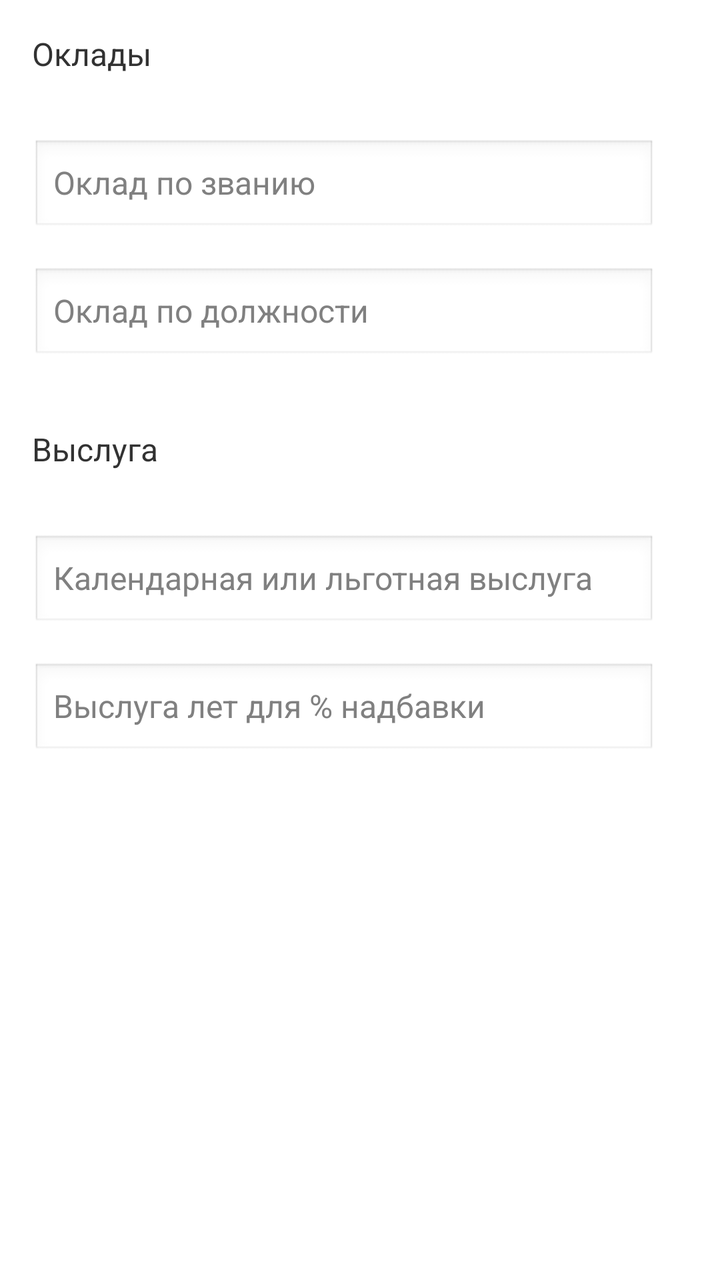
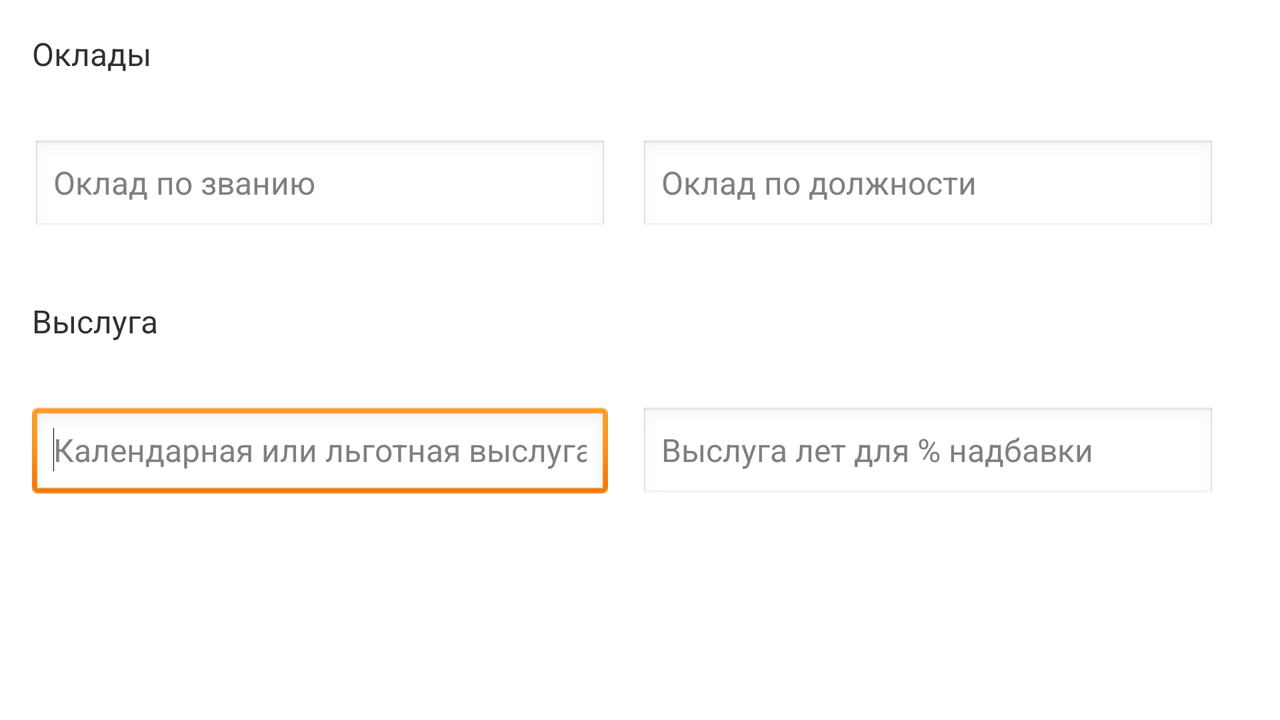

Two renders of one Android screen. The first uses the default layout on a phone; the second uses the alternative layout the repository ships for a different screen configuration, on a matching device. The two XML files are below.
<!-- AndroidManifest.xml: application theme AppTheme -->
<!-- res/layout/fragment_pens_calc.xml -->
<?xml version="1.0" encoding="utf-8"?>
<LinearLayout xmlns:android="http://schemas.android.com/apk/res/android"
    android:layout_width="match_parent"
    android:layout_height="match_parent"
    android:orientation="vertical" >

            <TextView
                android:id="@+id/txNameProcNadb"
                android:layout_width="wrap_content"
                android:layout_height="wrap_content"
                android:padding="16dp"
                android:text="@string/pcalc_oklady"
                android:textSize="@dimen/shrift_size" />

            <TableLayout
                android:layout_width="match_parent"
                android:layout_height="wrap_content"
                android:layout_margin="@dimen/activity_vertical_margin" >

                <TableRow
                    android:id="@+id/tableRow1"
                    android:layout_width="wrap_content"
                    android:layout_height="wrap_content"
                    android:layout_marginEnd="@dimen/table_margin"
                    android:layout_marginLeft="@dimen/table_margin" >

                    <EditText
                        android:id="@+id/edPOklad_zvan"
                        style="@style/PCalcTextView"
                        android:layout_weight="1"
                        android:hint="@string/pcalc_oklad_zavan"
                        android:inputType="number|numberDecimal"
                        android:digits="0123456789"
                        android:textSize="@dimen/shrift_size" />
                </TableRow>

                <TableRow
                    android:id="@+id/tableRow2"
                    android:layout_width="wrap_content"
                    android:layout_height="wrap_content"
                    android:layout_marginEnd="@dimen/table_margin"
                    android:layout_marginLeft="@dimen/table_margin" >

                    <EditText
                        android:id="@+id/edPOklad_dolg"
                        style="@style/PCalcTextView"
                        android:layout_weight="1"
                        android:hint="@string/pcalc_oklad_dolg"
                        android:inputType="number"
                        android:textSize="@dimen/shrift_size" />
                </TableRow>
            </TableLayout>

            <TextView
                android:id="@+id/txVisluga"
                android:layout_width="wrap_content"
                android:layout_height="wrap_content"
                android:padding="16dp"
                android:text="@string/pcalc_visluga"
                android:textSize="@dimen/shrift_size" />

            <TableLayout
                android:layout_width="match_parent"
                android:layout_height="wrap_content"
                android:layout_margin="@dimen/activity_vertical_margin" >

                <TableRow
                    android:id="@+id/tableRow5"
                    android:layout_width="wrap_content"
                    android:layout_height="wrap_content"
                    android:layout_marginEnd="@dimen/table_margin"
                    android:layout_marginLeft="@dimen/table_margin" >

                    <EditText
                        android:id="@+id/edKalendVisl"
                        style="@style/PCalcTextView"
                        android:layout_width="wrap_content"
                        android:layout_height="wrap_content"
                        android:layout_marginEnd="@dimen/table_margin"
                        android:layout_weight="1"
                        android:ems="10"
                        android:hint="@string/pcalc_calend_visluga"
                        android:inputType="number"
                        android:textSize="@dimen/shrift_size" />

                </TableRow>

                <TableRow
                    android:id="@+id/tableRow6"
                    android:layout_width="wrap_content"
                    android:layout_height="wrap_content"
                    android:layout_marginEnd="@dimen/table_margin"
                    android:layout_marginLeft="@dimen/table_margin" >

                    <EditText
                        android:id="@+id/edPProcent_nadb"
                        style="@style/PCalcTextView"
                        android:layout_width="match_parent"
                        android:layout_weight="1"
                        android:ems="10"
                        android:hint="@string/pcalc_visl_for_procent_nadb"
                        android:inputType="number"
                        android:textSize="@dimen/shrift_size" />

                </TableRow>
            </TableLayout>

</LinearLayout>
<!-- resources referenced by this layout -->
<resources>
  <dimen name="activity_vertical_margin">8dp</dimen>
  <dimen name="shrift_size">16sp</dimen>
  <dimen name="table_margin">16dp</dimen>
  <string name="pcalc_calend_visluga">Календарная или льготная выслуга</string>
  <string name="pcalc_oklad_dolg">Оклад по должности</string>
  <string name="pcalc_oklad_zavan">Оклад по званию</string>
  <string name="pcalc_oklady">Оклады</string>
  <string name="pcalc_visl_for_procent_nadb">Выслуга лет для % надбавки</string>
  <string name="pcalc_visluga">Выслуга</string>
  <style name="PCalcTextView">
          <item name="android:layout_width">0dp</item>
          <item name="android:layout_weight">1</item>
          <item name="android:layout_height">match_parent</item>
          <item name="android:layout_margin">@dimen/activity_vertical_margin</item>
      </style>
  <style name="AppTheme" parent="AppBaseTheme">
          
      </style>
  <style name="AppBaseTheme" parent="android:Theme.Light">
          
      </style>
</resources>
<!-- res/layout-land/fragment_pens_calc.xml (the author's variant of the layout above) -->
<!-- drawn on the phone turned sideways -->
<?xml version="1.0" encoding="utf-8"?>
<LinearLayout xmlns:android="http://schemas.android.com/apk/res/android"
    android:layout_width="match_parent"
    android:layout_height="match_parent"
    android:orientation="vertical" >

    <TextView
        android:id="@+id/txNameProcNadb"
        android:layout_width="wrap_content"
        android:layout_height="wrap_content"
        android:padding="16dp"
        android:text="@string/pcalc_oklady"
        android:textSize="@dimen/shrift_size" />

    <TableLayout
        android:layout_width="match_parent"
        android:layout_height="wrap_content"
        android:layout_margin="@dimen/activity_vertical_margin" >

        <TableRow
            android:id="@+id/tableRow5"
            android:layout_width="wrap_content"
            android:layout_height="wrap_content"
            android:layout_marginEnd="@dimen/table_margin"
            android:layout_marginLeft="@dimen/table_margin" >

            <EditText
                android:id="@+id/edPOklad_zvan"
                style="@style/PCalcTextView"
                android:layout_weight="1"
                android:ems="10"
                android:hint="@string/pcalc_oklad_zavan"
                android:inputType="number"
                android:textSize="@dimen/shrift_size" />

            <EditText
                android:id="@+id/edPOklad_dolg"
                style="@style/PCalcTextView"
                android:layout_weight="1"
                android:ems="10"
                android:hint="@string/pcalc_oklad_dolg"
                android:inputType="number"
                android:textSize="@dimen/shrift_size" />
        </TableRow>
    </TableLayout>

    <TextView
        android:id="@+id/TextView01"
        android:layout_width="wrap_content"
        android:layout_height="wrap_content"
        android:padding="16dp"
        android:text="@string/pcalc_visluga"
        android:textSize="@dimen/shrift_size" />

    <TableLayout
        android:layout_width="match_parent"
        android:layout_height="wrap_content"
        android:layout_margin="@dimen/activity_vertical_margin" >

        <TableRow
            android:id="@+id/tableRow1"
            android:layout_width="wrap_content"
            android:layout_height="wrap_content"
            android:layout_marginEnd="16dp"
            android:layout_marginLeft="@dimen/table_margin" >

            <EditText
                android:id="@+id/edKalendVisl"
                style="@style/PCalcTextView"
                android:layout_weight="1"
                android:ems="10"
                android:hint="@string/pcalc_calend_visluga"
                android:inputType="number"
                android:textSize="@dimen/shrift_size" >

                <requestFocus />
            </EditText>

            <EditText
                android:id="@+id/edPProcent_nadb"
                style="@style/PCalcTextView"
                android:layout_weight="1"
                android:ems="10"
                android:hint="@string/pcalc_visl_for_procent_nadb"
                android:inputType="number"
                android:textSize="@dimen/shrift_size" />
        </TableRow>



    </TableLayout>

</LinearLayout>
